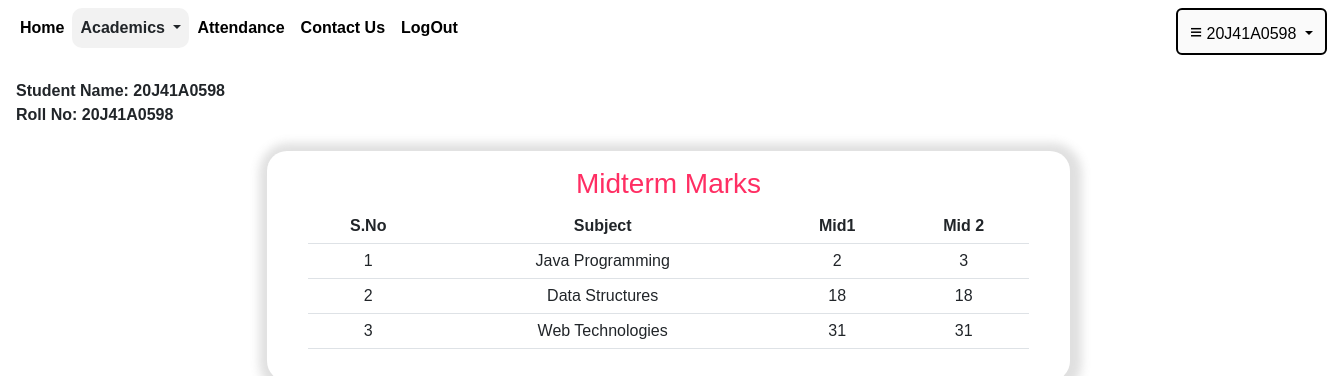
Screenshot of /mid (signed in) with the database file from the repository.
### user/models.py (models this page shows, shortened)
class Mid1(models.Model):
    username=models.CharField(max_length=30,default="",primary_key=True)
    name=models.CharField(max_length=50,default="")
    Java_Programming_Cse=models.CharField(max_length=10,blank=True)
    Data_Structures_Cse=models.CharField(max_length=10,blank=True)
    Web_Technologies_Cse=models.CharField(max_length=10,blank=True)

class Mid2(models.Model):
    username=models.CharField(max_length=30,default="")
    name=models.CharField(max_length=50,default="",primary_key=True)
    Java_Programming_Cse=models.CharField(max_length=10,blank=True)
    Data_Structures_Cse=models.CharField(max_length=10,blank=True)
    Web_Technologies_Cse=models.CharField(max_length=10,blank=True)

### user/views.py (the view)
# urls.py: path('mid',views.mid),
def mid(request):
    uname=request.session.get('uname')
    name=request.session.get('name')
    m1=Mid1.objects.get(username=uname)
    m2=Mid2.objects.get(username=uname)
    return render(request,'midmarks.html',{'m1':m1,'m2':m2,'uname':uname,'name':name})

### user/templates/midmarks.html (shortened to what this page needs)
{% extends 'base.html'%}
{% block content%}
<strong>
    <div class="mx-3 mt-3"> Student Name: {{name}}</div>
     <div class="mx-3">Roll No: {{uname}}</div>
</strong>
<br>
<center>
<div  class="midd py-3"style="border-radius:20px;">
<div class="h3 border-3 border-dark underline" style="color:#FF2E63;">
    Midterm Marks
</div>
<div>
  <table class="mx-3 table tab table-hover">
    <tr>
        <th>S.No</th><th>Subject</th><th>Mid1</th><th>Mid 2</th>
    </tr>
    <tr><td>1</td><td>Java Programming</td><td>{{m1.Java_Programming_Cse}}</td><td>{{m2.Java_Programming_Cse}}</td>
    <tr><td>2</td><td>Data Structures</td><td>{{m1.Data_Structures_Cse}}</td><td>{{m2.Data_Structures_Cse}}</td>
    <tr><td>3</td><td>Web Technologies</td><td>{{m1.Web_Technologies_Cse}}</td><td>{{m2.Web_Technologies_Cse}}</td>
  </table>
</div>
</div>
</center>
  {% endblock%}

### rows the page displays
Mid1: Java_Programming_Cse "2", Data_Structures_Cse "18", Web_Technologies_Cse "31"
Mid2: Java_Programming_Cse "3", Data_Structures_Cse "18", Web_Technologies_Cse "31"

### other values shown
{{ uname }} "20J41A0598"
{{ name }} "20J41A0598"
